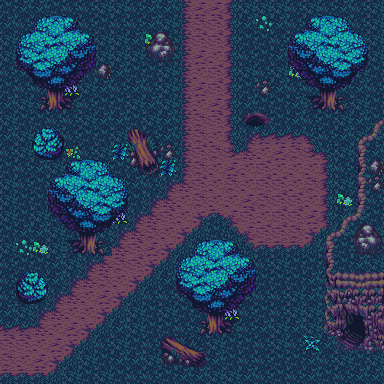

The image is a tile-based game level rendered from a .tmx file. Its description and complete source (layers, tilesets, objects, tile grids) follow:
An orthogonal 24x24 tile map with 16x16 px tiles, 2 tile layers (Tile Layer 1, Tile Layer 2).

<map version="1.8" tiledversion="1.8.2" orientation="orthogonal" renderorder="right-down" compressionlevel="0" width="24" height="24" tilewidth="16" tileheight="16" infinite="0" nextlayerid="4" nextobjectid="1">
 <editorsettings>
  <export target="theForest.json" format="json" />
 </editorsettings>
 <tileset firstgid="1" source="../tilesets/moonForest.tsx" />
 <layer id="1" name="Tile Layer 1" width="24" height="24">
  <properties>
   <property name="z" type="int" value="-20" />
  </properties>
  <data encoding="csv">
47,24,24,47,93,93,70,70,93,24,24,25,51,51,27,70,70,70,93,70,93,24,93,70,
24,93,24,70,93,93,47,93,93,24,70,25,74,28,27,24,216,24,93,24,47,24,93,70,
70,47,47,47,24,70,70,70,24,214,47,25,28,28,27,47,47,93,70,47,70,47,70,70,
70,47,47,24,47,24,70,70,70,24,93,25,51,5,27,93,47,24,70,47,47,93,24,70,
93,24,93,70,47,47,70,24,47,47,70,25,5,28,27,70,93,70,214,214,70,70,70,47,
47,93,93,70,170,70,24,93,24,93,70,25,51,28,27,47,47,24,93,93,47,24,24,93,
24,70,93,47,93,93,47,47,70,24,70,25,5,51,27,24,47,47,24,93,70,93,70,47,
70,47,47,93,93,70,24,24,47,70,24,25,74,28,27,146,147,47,24,93,47,70,24,47,
24,70,47,24,93,47,47,70,70,93,24,25,74,5,27,2,3,3,3,4,93,24,70,24,
93,70,70,47,215,93,70,47,47,47,24,25,28,74,94,95,5,51,74,94,4,70,70,24,
47,93,24,70,47,47,93,47,70,70,70,25,74,5,51,5,28,5,5,5,27,93,24,47,
70,93,47,93,47,47,70,93,24,93,2,95,28,5,74,5,28,28,5,74,27,70,47,24,
70,47,47,70,93,93,24,70,47,2,95,5,74,5,5,51,74,28,28,5,27,214,24,93,
70,47,70,47,47,47,93,170,2,95,28,5,71,49,72,28,5,28,28,51,27,24,47,47,
47,24,24,70,47,93,70,2,95,74,5,71,50,47,48,72,28,28,74,71,50,24,93,70,
70,216,214,70,24,70,2,95,28,51,71,50,47,24,24,48,49,49,49,50,93,47,93,24,
93,47,47,24,70,2,95,74,28,71,50,24,70,70,47,24,93,70,47,47,47,47,24,70,
93,24,70,24,2,95,74,5,71,50,24,93,24,24,93,47,47,47,47,24,93,70,93,47,
93,47,47,2,95,5,51,71,50,93,93,70,47,47,47,24,93,93,70,24,93,70,70,70,
24,70,2,95,5,5,71,50,70,47,70,47,47,93,170,93,47,93,70,70,70,24,70,70,
3,3,95,5,51,71,50,24,70,47,47,93,24,47,24,93,24,70,24,70,24,47,93,93,
28,28,5,51,71,50,93,70,47,93,24,215,24,70,47,47,93,70,93,193,24,47,70,24,
74,5,51,71,50,70,47,24,24,70,24,24,47,24,47,93,93,47,47,24,93,70,47,70,
49,49,49,50,70,47,70,47,93,93,47,24,24,70,70,24,93,47,93,24,47,93,24,24
</data>
 </layer>
 <layer id="3" name="Tile Layer 2" width="24" height="24">
  <properties>
   <property name="collision" type="bool" value="true" />
   <property name="z" type="int" value="-10" />
  </properties>
  <data encoding="csv">
0,0,0,0,0,0,0,0,0,0,0,0,0,0,0,0,0,0,0,0,0,0,0,0,
0,139,140,141,142,143,0,0,0,0,0,0,0,0,0,0,0,0,2147483791,2147483790,2147483789,2147483788,2147483787,0,
0,162,163,164,165,166,0,0,0,6,7,0,0,0,0,0,0,0,2147483814,2147483813,2147483812,2147483811,2147483810,0,
0,185,186,187,188,189,0,0,0,29,30,0,0,0,0,0,0,0,2147483837,2147483836,2147483835,2147483834,2147483833,0,
0,208,209,210,211,212,8,0,0,0,0,0,0,0,0,0,0,0,2147483860,2147483859,2147483858,2147483857,2147483856,0,
0,231,232,233,234,235,0,0,0,0,0,0,0,0,0,0,9,0,2147483883,2147483882,2147483881,2147483880,2147483879,0,
0,254,255,256,257,258,0,0,0,0,0,0,0,0,0,0,0,0,2147483906,2147483905,2147483904,2147483903,2147483902,0,
0,0,0,0,0,0,0,0,0,0,0,0,0,0,0,0,0,0,0,0,0,0,0,10,
0,0,167,168,0,0,0,0,31,32,0,0,0,0,0,0,0,0,0,0,0,0,10,11,
0,0,190,191,0,0,0,192,54,55,9,0,0,0,0,0,0,0,0,0,0,0,33,0,
0,0,0,2147483791,2147483790,2147483789,2147483788,2147483787,77,78,192,0,0,0,0,0,0,0,0,0,0,0,56,8,
0,0,0,2147483814,2147483813,2147483812,2147483811,2147483810,0,0,0,0,0,0,0,0,0,0,0,0,0,0,33,9,
0,0,0,2147483837,2147483836,2147483835,2147483834,2147483833,0,0,0,0,0,0,0,0,0,0,0,0,0,0,33,0,
0,0,0,2147483860,2147483859,2147483858,2147483857,2147483856,0,0,0,0,0,0,0,0,0,0,0,0,0,10,11,0,
0,0,0,2147483883,2147483882,2147483881,2147483880,2147483879,0,0,0,0,0,0,0,0,0,0,0,0,10,11,2147483655,2147483654,
0,0,0,2147483906,2147483905,2147483904,2147483903,2147483902,0,0,0,139,140,141,142,143,0,0,0,0,33,0,2147483678,2147483677,
0,0,0,0,0,0,0,0,0,0,0,162,163,164,165,166,0,0,0,0,56,0,0,0,
0,2147483816,2147483815,0,0,0,0,0,0,0,0,185,186,187,188,189,0,0,0,0,79,352,353,354,
0,2147483839,2147483838,0,0,0,0,0,0,0,0,208,209,210,211,212,0,0,0,0,102,82,104,292,
0,0,0,0,0,0,0,0,0,0,0,231,232,233,234,235,0,0,0,0,102,2147483889,2147483888,104,
0,0,0,0,0,0,0,0,0,0,0,254,255,256,257,258,0,0,0,0,125,2147483912,2147483911,127,
0,0,0,0,0,0,0,0,0,0,2147483749,2147483748,2147483747,0,0,0,0,0,0,0,0,2147483935,2147483934,150,
0,0,0,0,0,0,0,0,0,0,2147483772,2147483771,2147483770,0,0,0,0,0,0,0,0,0,0,0,
0,0,0,0,0,0,0,0,0,0,0,0,0,0,0,0,0,0,0,0,0,0,0,0
</data>
 </layer>
</map>
